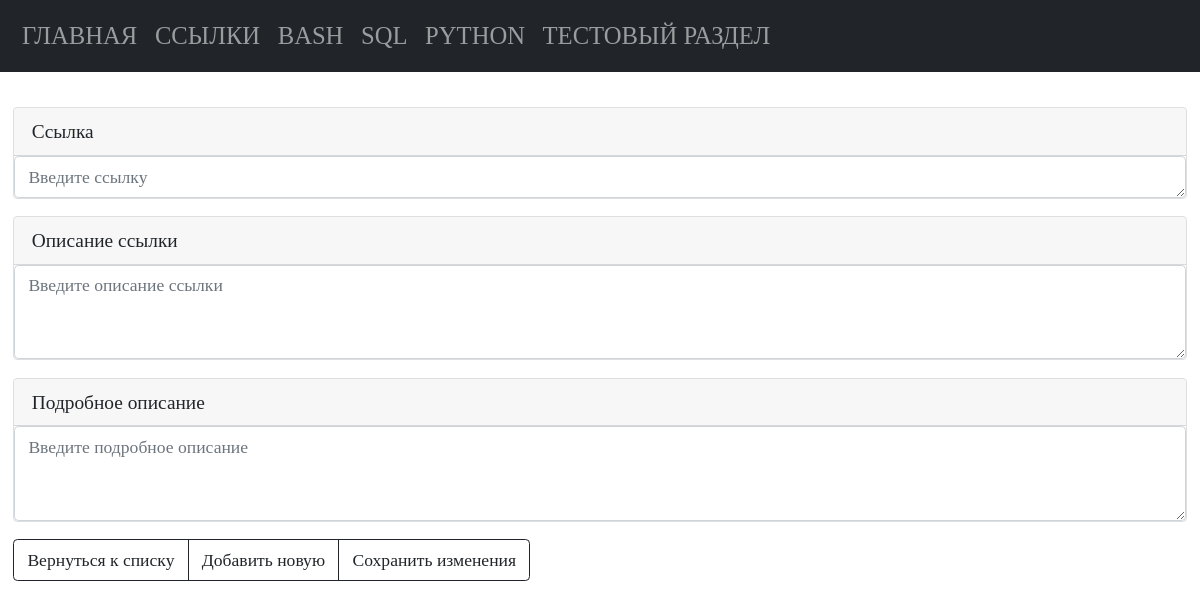
Page /links/edit/32/ on the earlier database version.
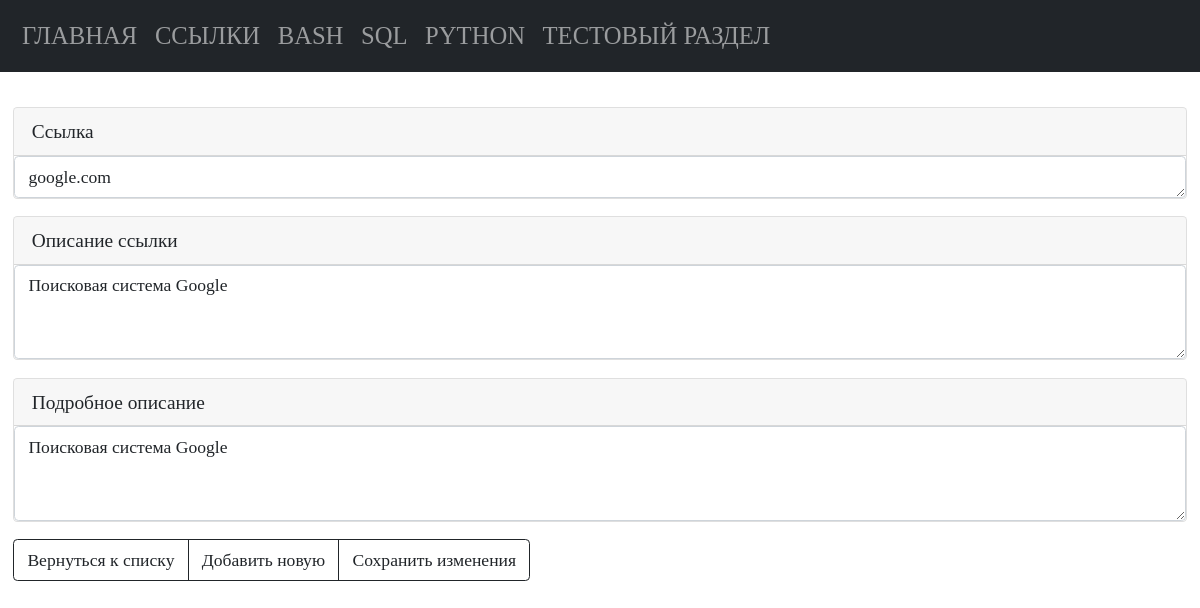
Same page on the later database version.
### tables this page shows
CREATE TABLE "links"
(
    links_id      INTEGER
        primary key autoincrement,
    links_name    TEXT not null,
    links_command TEXT not null
, links_description TEXT);

### modules/links/edit_links_command.py (the view, shortened to what this page needs)
@bp.route("/links/edit/<int:links_id>/", methods=("GET", "POST"))
def edit_links_command(links_id):
    conn = connect.get_db_connection()
    edit_links_command_view = conn.execute("SELECT * FROM links WHERE links_id = ?",
                                           (links_id,)).fetchone()
    return render_template("links/edit_links_command.html", edit_links_command_view=edit_links_command_view)

### modules/connect.py (called while the page is built)
def get_db_connection():
    db_path = os.path.join(BASE_DIR, '../database.db')
    conn = sqlite3.connect(db_path)
    conn.row_factory = sqlite3.Row
    return conn

### templates/links/edit_links_command.html (shortened to what this page needs)
{% extends 'base.html' %}
{% block content %}
<form method="post">
   <div class="card mb-3">
      <label for="links_command" class="card-header">Cсылка</label>
      <textarea class="form-control" id="links_command" name="links_command" rows="1" placeholder="Введите ссылку"
         required>{{ edit_links_command_view.links_command }}</textarea>
   </div>
   <div class="card mb-3">
      <label for="links_name" class="card-header">Описание ссылки</label>
      <textarea class="form-control" id="links_name" name="links_name" rows="3" placeholder="Введите описание ссылки"
         required>{{ edit_links_command_view.links_name }}</textarea>
   </div>
   <div class="card mb-3">
      <label for="links_description" class="card-header">Подробное описание</label>
      <textarea class="form-control" id="links_description" name="links_description" rows="3"
         placeholder="Введите подробное описание" required>{{ edit_links_command_view.links_description }}</textarea>
   </div>
   <div class="btn-group btn-group" role="group" aria-label="...">
      <a href="{{ url_for('links_list_commands.links_list_commands') }}" class="btn btn-outline-dark">Вернуться к списку</a>
      <a href="{{ url_for('add_links_command.add_links_command') }}" class="btn btn-outline-dark">Добавить новую</a>
      <button type="submit" value="" class="btn btn-outline-dark">Сохранить изменения</button>
   </div>
</form>
<div class="container p-4">
</div>
{% endblock %}

Differences in the rows shown:
added links: links_command "google.com", links_name "Поисковая система Google", links_description "Поисковая система Google"
